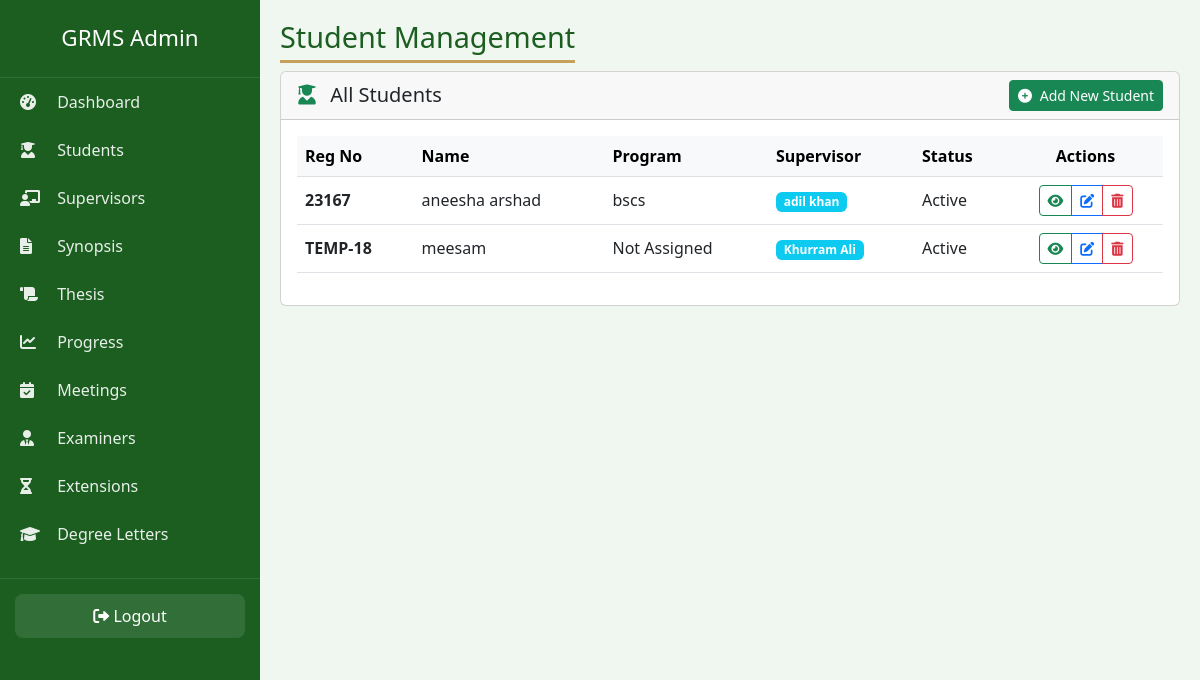
Screenshot of /admin-panel-2026-secure/students/ (signed in) with the database file from the repository.
### accounts/models.py (models this page shows, shortened)
class Student(models.Model):
    ENROLLMENT_STATUS = (
        ('Active', 'Active'),
        ('Inactive', 'Inactive'),
        ('Completed', 'Completed'),
        ('Withdrawn', 'Withdrawn'),
    )
    user = models.OneToOneField(User, on_delete=models.CASCADE, related_name='student_profile')
    registration_no = models.CharField(max_length=30, unique=True)
    department = models.CharField(max_length=100)
    session = models.CharField(max_length=20)
    program = models.CharField(max_length=50)
    enrollment_status = models.CharField(max_length=20, choices=ENROLLMENT_STATUS, default='Active')
    admission_date = models.DateField(default=timezone.now)
    supervisor = models.ForeignKey('Supervisor', on_delete=models.SET_NULL, null=True, blank=True, related_name='students')

class Supervisor(models.Model):
    AVAILABILITY = (
        ('Available', 'Available'),
        ('Not Available', 'Not Available'),
        ('On Leave', 'On Leave'),
    )
    user = models.OneToOneField(User, on_delete=models.CASCADE, related_name='supervisor_profile')
    employee_id = models.CharField(max_length=30, unique=True, blank=True, null=True)
    department = models.CharField(max_length=100)
    designation = models.CharField(max_length=50)
    availability_status = models.CharField(max_length=20, choices=AVAILABILITY, default='Available')
    max_students = models.IntegerField(default=5)

### accounts/views.py (the view)
# urls.py: path('admin-panel-2026-secure/students/', views.admin_student_list, name='admin_student_list'),
@login_required
@user_passes_test(is_admin)
def admin_student_list(request):
    students = Student.objects.select_related('user', 'supervisor').all()
    return render(request, 'admin/student/list.html', {'students': students})

### accounts/views.py (called while the page is built)
def is_admin(user):
    return user.is_superuser or user.groups.filter(name='Admin').exists()

### templates/admin/student/list.html (shortened to what this page needs)
{% extends 'admin/base.html' %}
{% load static %}
{% block page_title %}Student Management{% endblock %}
{% block content %}
<div class="card">
    <div class="card-header d-flex justify-content-between align-items-center">
        <h5 class="mb-0">
            <i class="fas fa-user-graduate text-success me-2"></i>
            All Students
        </h5>
        <a href="{% url 'admin_student_create' %}" class="btn btn-success btn-sm">
            <i class="fas fa-plus-circle me-1"></i> Add New Student
        </a>
    </div>
    <div class="card-body">
        <div class="table-responsive">
            <table class="table table-hover align-middle">
                <thead class="table-light">
                    <tr>
                        <th>Reg No</th>
                        <th>Name</th>
                        <th>Program</th>
                        <th>Supervisor</th>
                        <th>Status</th>
                        <th class="text-center">Actions</th>
                    </tr>
                </thead>
                <tbody>
                    {% for student in students %}
                    <tr>
                        <td><span class="fw-semibold">{{ student.registration_no }}</span></td>
                        <td>{{ student.user.get_full_name }}</td>
                        <td>{{ student.program|default:"Not Assigned" }}</td>
                        <td>
                            {% if student.supervisor %}
                                <span class="badge bg-info">{{ student.supervisor.user.get_full_name }}</span>
                            {% else %}
                                <span class="text-muted fst-italic">Not Assigned</span>
                            {% endif %}
                        </td>
                        <td>
                            <span class="status-badge
                                {% if student.enrollment_status == 'Active' %}badge-approved
                                {% elif student.enrollment_status == 'Inactive' %}badge-pending
                                {% else %}badge-rejected{% endif %}">
                                {{ student.enrollment_status }}
                            </span>
                        </td>
                        <td class="text-center">
                            <div class="btn-group btn-group-sm" role="group">
                                <a href="{% url 'admin_student_detail' student.id %}" class="btn btn-outline-success" title="View">
                                    <i class="fas fa-eye"></i>
                                </a>
                                <a href="{% url 'admin_student_update' student.id %}" class="btn btn-outline-primary" title="Edit">
                                    <i class="fas fa-edit"></i>
                                </a>
                                <a href="{% url 'admin_student_delete' student.id %}" class="btn btn-outline-danger" title="Delete">
                                    <i class="fas fa-trash-alt"></i>
                                </a>
                            </div>
                        </td>
                    </tr>
                    {% endfor %}
                </tbody>
            </table>
        </div>
    </div>
</div>
{% endblock %}

### templates/admin/base.html (style rules this page uses)
* { margin:0;padding:0;box-sizing:border-box; }
body { background:#f0f7f0;font-family:'Segoe UI',sans-serif; }

### rows the page displays
Student: registration_no "23167", user.get_full_name "aneesha arshad", program "bscs", supervisor.user.get_full_name "adil khan", enrollment_status "Active"
Student: registration_no "TEMP-18", user.get_full_name "meesam", program "Not Assigned", supervisor.user.get_full_name "Khurram Ali", enrollment_status "Active"
